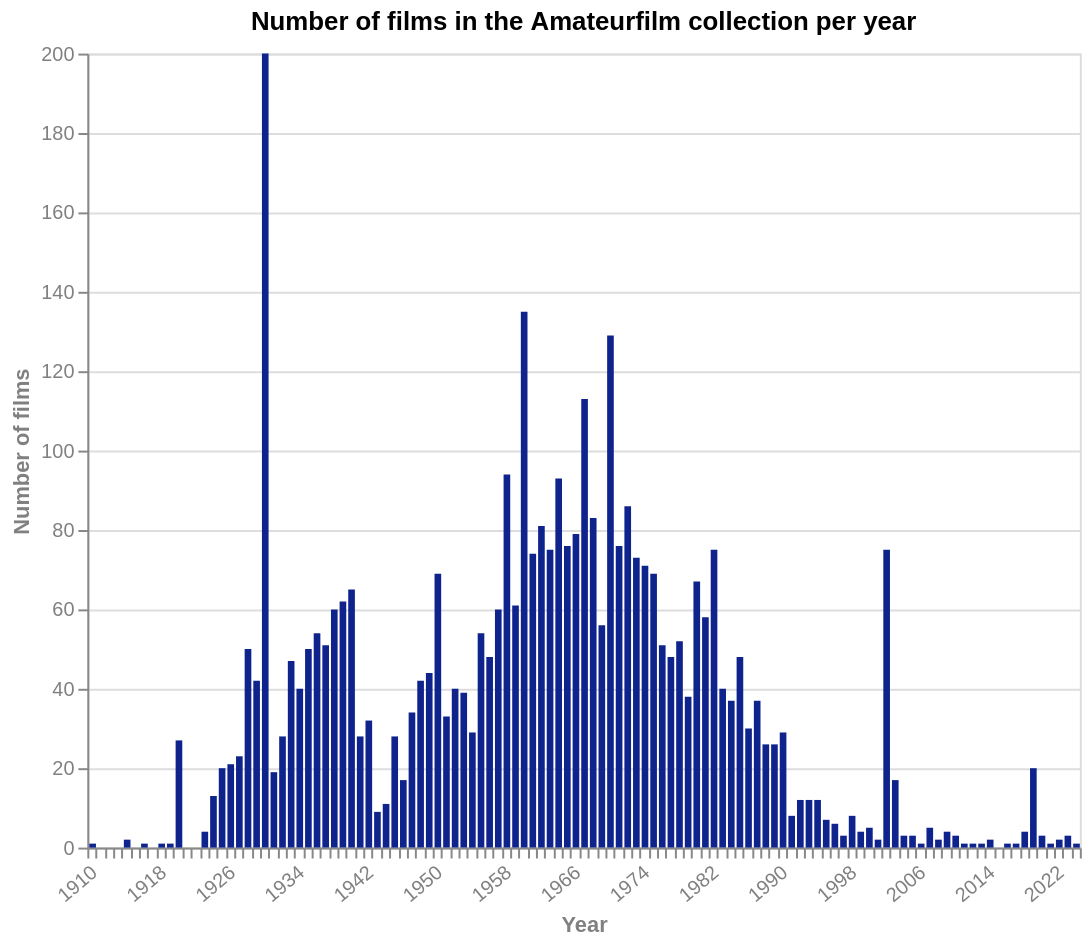

This figure's Vega-Lite source:
### Vega-Lite specification from a JSON file in a GitHub repository (floating-point values rounded to 4 significant figures)
{"$schema": "https://vega.github.io/schema/vega-lite/v5.json", "title": "Number of films in the Amateurfilm collection per year", "description": "Number of films per year", "width": 500, "height": 400, "data": {"values": [{"Year": "1910", "count": 1}, {"Year": "1914", "count": 2}, {"Year": "1916", "count": 1}, {"Year": "1918", "count": 1}, {"Year": "1919", "count": 1}, {"Year": "1920", "count": 27}, {"Year": "1923", "count": 4}, {"Year": "1924", "count": 13}, {"Year": "1925", "count": 20}, {"Year": "1926", "count": 21}, {"Year": "1927", "count": 23}, {"Year": "1928", "count": 50}, {"Year": "1929", "count": 42}, {"Year": "1930", "count": 200}, {"Year": "1931", "count": 19}, {"Year": "1932", "count": 28}, {"Year": "1933", "count": 47}, {"Year": "1934", "count": 40}, {"Year": "1935", "count": 50}, {"Year": "1936", "count": 54}, {"Year": "1937", "count": 51}, {"Year": "1938", "count": 60}, {"Year": "1939", "count": 62}, {"Year": "1940", "count": 65}, {"Year": "1941", "count": 28}, {"Year": "1942", "count": 32}, {"Year": "1943", "count": 9}, {"Year": "1944", "count": 11}, {"Year": "1945", "count": 28}, {"Year": "1946", "count": 17}, {"Year": "1947", "count": 34}, {"Year": "1948", "count": 42}, {"Year": "1949", "count": 44}, {"Year": "1950", "count": 69}, {"Year": "1951", "count": 33}, {"Year": "1952", "count": 40}, {"Year": "1953", "count": 39}, {"Year": "1954", "count": 29}, {"Year": "1955", "count": 54}, {"Year": "1956", "count": 48}, {"Year": "1957", "count": 60}, {"Year": "1958", "count": 94}, {"Year": "1959", "count": 61}, {"Year": "1960", "count": 135}, {"Year": "1961", "count": 74}, {"Year": "1962", "count": 81}, {"Year": "1963", "count": 75}, {"Year": "1964", "count": 93}, {"Year": "1965", "count": 76}, {"Year": "1966", "count": 79}, {"Year": "1967", "count": 113}, {"Year": "1968", "count": 83}, {"Year": "1969", "count": 56}, {"Year": "1970", "count": 129}, {"Year": "1971", "count": 76}, {"Year": "1972", "count": 86}, {"Year": "1973", "count": 73}, {"Year": "1974", "count": 71}, {"Year": "1975", "count": 69}, {"Year": "1976", "count": 51}, {"Year": "1977", "count": 48}, {"Year": "1978", "count": 52}, {"Year": "1979", "count": 38}, {"Year": "1980", "count": 67}, {"Year": "1981", "count": 58}, {"Year": "1982", "count": 75}, {"Year": "1983", "count": 40}, {"Year": "1984", "count": 37}, {"Year": "1985", "count": 48}, {"Year": "1986", "count": 30}, {"Year": "1987", "count": 37}, {"Year": "1988", "count": 26}, {"Year": "1989", "count": 26}, {"Year": "1990", "count": 29}, {"Year": "1991", "count": 8}, {"Year": "1992", "count": 12}, {"Year": "1993", "count": 12}, {"Year": "1994", "count": 12}, {"Year": "1995", "count": 7}, {"Year": "1996", "count": 6}, {"Year": "1997", "count": 3}, {"Year": "1998", "count": 8}, {"Year": "1999", "count": 4}, {"Year": "2000", "count": 5}, {"Year": "2001", "count": 2}, {"Year": "2002", "count": 75}, {"Year": "2003", "count": 17}, {"Year": "2004", "count": 3}, {"Year": "2005", "count": 3}, {"Year": "2006", "count": 1}, {"Year": "2007", "count": 5}, {"Year": "2008", "count": 2}, {"Year": "2009", "count": 4}, {"Year": "2010", "count": 3}, {"Year": "2011", "count": 1}, {"Year": "2012", "count": 1}, {"Year": "2013", "count": 1}, {"Year": "2014", "count": 2}, {"Year": "2016", "count": 1}, {"Year": "2017", "count": 1}, {"Year": "2018", "count": 4}, {"Year": "2019", "count": 20}, {"Year": "2020", "count": 3}, {"Year": "2021", "count": 1}, {"Year": "2022", "count": 2}, {"Year": "2023", "count": 3}, {"Year": "2024", "count": 1}]}, "mark": {"type": "bar", "binSpacing": 1, "tooltip": true}, "encoding": {"x": {"field": "Year", "type": "temporal", "title": "Year", "timeUnit": "year"}, "y": {"field": "count", "type": "quantitative", "title": "Number of films"}, "color": {"value": "#0F238C"}}, "config": {"countTitle": "Count", "axisX": {"labelAngle": -40, "grid": false, "tickCount": {"interval": "year", "step": 1}, "titleColor": "grey", "labelColor": "grey"}, "axisY": {"titleColor": "grey", "labelColor": "grey"}}}
